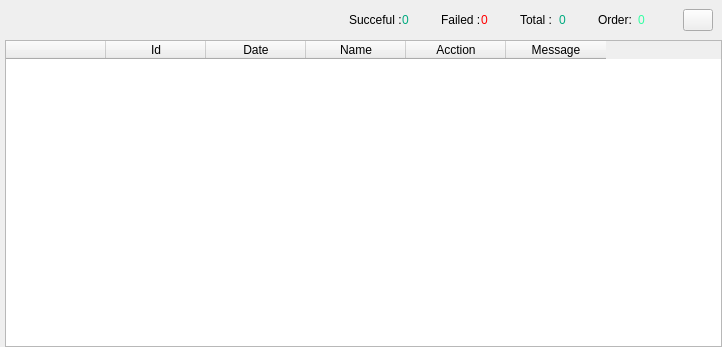
<?xml version="1.0" encoding="UTF-8"?>
<ui version="4.0">
 <class>Form</class>
 <widget class="QWidget" name="Form">
  <property name="geometry">
   <rect>
    <x>0</x>
    <y>0</y>
    <width>722</width>
    <height>347</height>
   </rect>
  </property>
  <property name="minimumSize">
   <size>
    <width>0</width>
    <height>0</height>
   </size>
  </property>
  <property name="windowTitle">
   <string>Form</string>
  </property>
  <layout class="QGridLayout" name="gridLayout">
   <property name="leftMargin">
    <number>0</number>
   </property>
   <property name="topMargin">
    <number>0</number>
   </property>
   <property name="rightMargin">
    <number>0</number>
   </property>
   <property name="bottomMargin">
    <number>0</number>
   </property>
   <property name="spacing">
    <number>0</number>
   </property>
   <item row="0" column="0">
    <widget class="QWidget" name="widget_1" native="true">
     <property name="minimumSize">
      <size>
       <width>0</width>
       <height>0</height>
      </size>
     </property>
     <layout class="QGridLayout" name="gridLayout_4">
      <property name="leftMargin">
       <number>5</number>
      </property>
      <property name="topMargin">
       <number>0</number>
      </property>
      <property name="rightMargin">
       <number>0</number>
      </property>
      <property name="bottomMargin">
       <number>0</number>
      </property>
      <property name="spacing">
       <number>0</number>
      </property>
      <item row="0" column="0" alignment="Qt::AlignBottom">
       <widget class="QWidget" name="widget_2" native="true">
        <property name="minimumSize">
         <size>
          <width>0</width>
          <height>30</height>
         </size>
        </property>
        <layout class="QHBoxLayout" name="horizontalLayout">
         <item>
          <widget class="QLabel" name="label">
           <property name="minimumSize">
            <size>
             <width>0</width>
             <height>20</height>
            </size>
           </property>
           <property name="text">
            <string/>
           </property>
          </widget>
         </item>
         <item>
          <widget class="QWidget" name="widget_Info" native="true">
           <layout class="QHBoxLayout" name="horizontalLayout_31">
            <property name="spacing">
             <number>0</number>
            </property>
            <property name="leftMargin">
             <number>0</number>
            </property>
            <property name="topMargin">
             <number>0</number>
            </property>
            <property name="rightMargin">
             <number>0</number>
            </property>
            <property name="bottomMargin">
             <number>0</number>
            </property>
            <item>
             <widget class="QLabel" name="successful1">
              <property name="text">
               <string>Succeful :</string>
              </property>
             </widget>
            </item>
            <item>
             <widget class="QLabel" name="successful">
              <property name="styleSheet">
               <string notr="true"> QLabel {
	color: rgb(0, 170, 127);
	}</string>
              </property>
              <property name="text">
               <string>0</string>
              </property>
             </widget>
            </item>
            <item>
             <widget class="QLabel" name="label_28">
              <property name="text">
               <string>Failed :</string>
              </property>
             </widget>
            </item>
            <item>
             <widget class="QLabel" name="faild">
              <property name="styleSheet">
               <string notr="true"> QLabel {
color: rgb(255, 0, 0);
	}</string>
              </property>
              <property name="text">
               <string>0</string>
              </property>
             </widget>
            </item>
            <item>
             <widget class="QLabel" name="label_29">
              <property name="text">
               <string>Total :</string>
              </property>
             </widget>
            </item>
            <item>
             <widget class="QLabel" name="total">
              <property name="styleSheet">
               <string notr="true"> QLabel {
color: rgb(0, 170, 127);
	}
</string>
              </property>
              <property name="text">
               <string>0</string>
              </property>
             </widget>
            </item>
            <item>
             <widget class="QLabel" name="label_34">
              <property name="text">
               <string>Order:</string>
              </property>
             </widget>
            </item>
            <item>
             <widget class="QLabel" name="order">
              <property name="styleSheet">
               <string notr="true">color: rgb(51, 255, 163);</string>
              </property>
              <property name="text">
               <string>0</string>
              </property>
             </widget>
            </item>
           </layout>
          </widget>
         </item>
         <item>
          <widget class="QPushButton" name="pushButton_4">
           <property name="minimumSize">
            <size>
             <width>0</width>
             <height>0</height>
            </size>
           </property>
           <property name="maximumSize">
            <size>
             <width>30</width>
             <height>16777215</height>
            </size>
           </property>
           <property name="text">
            <string/>
           </property>
           <property name="icon">
            <iconset resource="../../static/resource.qrc">
             <normaloff>:/icon/icon/arrow-4.ico</normaloff>
             <normalon>:/icon/icon/arrow-3.ico</normalon>:/icon/icon/arrow-4.ico</iconset>
           </property>
           <property name="iconSize">
            <size>
             <width>14</width>
             <height>14</height>
            </size>
           </property>
           <property name="checkable">
            <bool>true</bool>
           </property>
           <property name="checked">
            <bool>false</bool>
           </property>
          </widget>
         </item>
        </layout>
       </widget>
      </item>
      <item row="2" column="0">
       <widget class="QTableWidget" name="table">
        <column>
         <property name="text">
          <string/>
         </property>
        </column>
        <column>
         <property name="text">
          <string>Id</string>
         </property>
        </column>
        <column>
         <property name="text">
          <string>Date</string>
         </property>
        </column>
        <column>
         <property name="text">
          <string>Name</string>
         </property>
        </column>
        <column>
         <property name="text">
          <string>Acction</string>
         </property>
        </column>
        <column>
         <property name="text">
          <string>Message</string>
         </property>
        </column>
       </widget>
      </item>
     </layout>
    </widget>
   </item>
  </layout>
 </widget>
 <resources>
  <include location="../../static/resource.qrc"/>
 </resources>
 <connections>
  <connection>
   <sender>pushButton_4</sender>
   <signal>toggled(bool)</signal>
   <receiver>table</receiver>
   <slot>setVisible(bool)</slot>
   <hints>
    <hint type="sourcelabel">
     <x>382</x>
     <y>19</y>
    </hint>
    <hint type="destinationlabel">
     <x>332</x>
     <y>78</y>
    </hint>
   </hints>
  </connection>
 </connections>
</ui>
